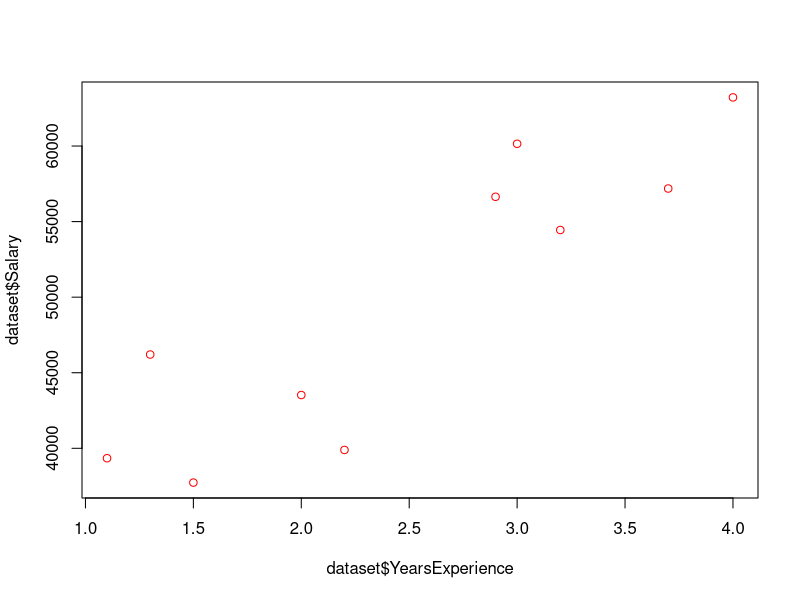
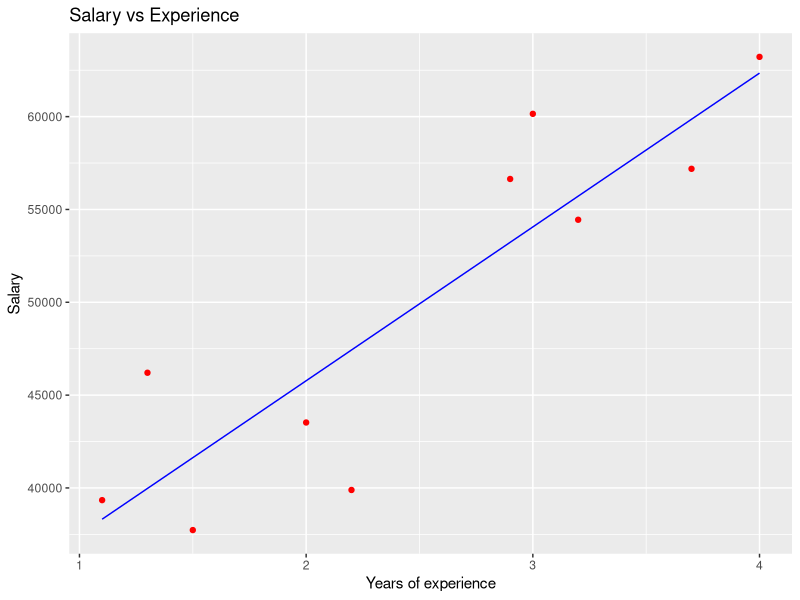
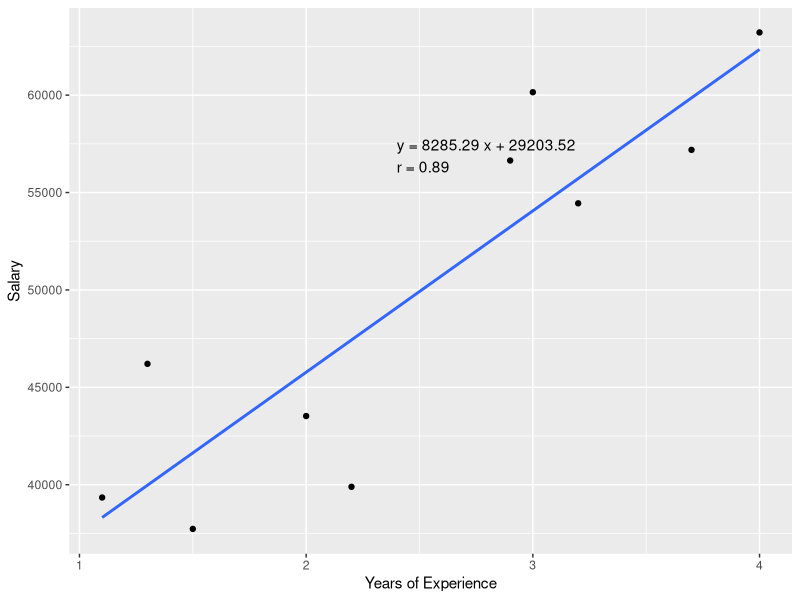

The R script that drew these images, in order:
dataset <- read.csv("regression_data.csv")

plot(dataset$YearsExperience, dataset$Salary, col="red")

model <- lm(Salary ~ YearsExperience, data=dataset)

library(ggplot2)
ggplot() +
  geom_point(aes(x = dataset$YearsExperience, y = dataset$Salary), colour = 'red') +
  geom_line(aes(x = dataset$YearsExperience, y = predict(model, newdata = dataset)), colour = 'blue') +
  ggtitle('Salary vs Experience') +
  xlab('Years of experience') +
  ylab('Salary')

summary(model)

x <- dataset$YearsExperience
y <- dataset$Salary
model <- lm(y ~ x)
slope <- coef(model)[2]
intercept <- coef(model)[1]
r <- cor(x, y)

mse <- mean((predict(model) - y)^2)



print("intercept")
print(intercept)
print ("slope")
print (slope)
print("r")
print(r)
print("mse")
print(mse)

library(ggplot2)

p <-ggplot(dataset, aes(x = YearsExperience, y = Salary)) +
  geom_point() +
  geom_smooth(method = 'lm', se = FALSE) +
  annotate(
    "text",
    x = max(x) * 0.6,
    y = max(y) * 0.9,
    label = paste(
      "y =", round(slope, 2), "x +", round(intercept, 2),
      "\nr =", round(r, 2)
    ),
    hjust = 0
  ) +
  xlab("Years of Experience") +
  ylab("Salary")
ggsave("regression_plot_r.png",
       plot = p,
       width = 4, height = 2.5,
       units = "in", dpi = 150)






